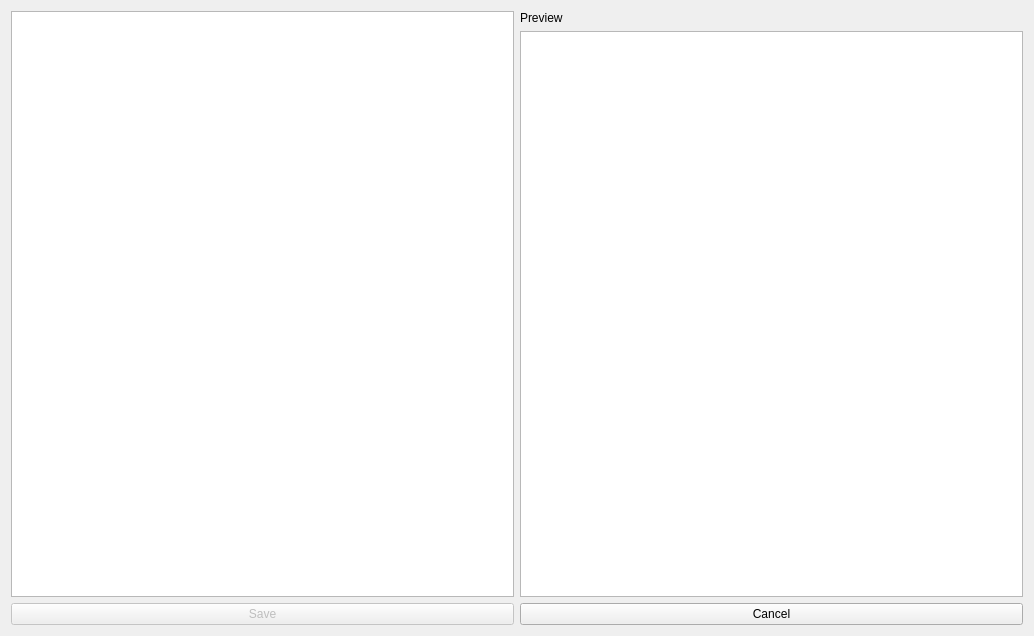
<?xml version="1.0" encoding="UTF-8"?>
<ui version="4.0">
 <class>EditArticle</class>
 <widget class="QWidget" name="EditArticle">
  <property name="geometry">
   <rect>
    <x>0</x>
    <y>0</y>
    <width>1034</width>
    <height>636</height>
   </rect>
  </property>
  <property name="windowTitle">
   <string>Edit article</string>
  </property>
  <layout class="QGridLayout" name="gridLayout">
   <item row="0" column="0" colspan="2">
    <layout class="QHBoxLayout" name="horizontalLayout_2">
     <item>
      <widget class="QPlainTextEdit" name="plainTextEdit_article_edit"/>
     </item>
     <item>
      <layout class="QVBoxLayout" name="verticalLayout">
       <item>
        <widget class="QLabel" name="label">
         <property name="layoutDirection">
          <enum>Qt::LeftToRight</enum>
         </property>
         <property name="text">
          <string>Preview</string>
         </property>
        </widget>
       </item>
       <item>
        <widget class="QTextBrowser" name="textBrowser_article_browser"/>
       </item>
      </layout>
     </item>
    </layout>
   </item>
   <item row="1" column="0">
    <widget class="QPushButton" name="pushButton_save_article">
     <property name="enabled">
      <bool>false</bool>
     </property>
     <property name="text">
      <string>Save</string>
     </property>
    </widget>
   </item>
   <item row="1" column="1">
    <widget class="QPushButton" name="pushButton_cancel_article">
     <property name="text">
      <string>Cancel</string>
     </property>
    </widget>
   </item>
  </layout>
 </widget>
 <resources/>
 <connections/>
</ui>
